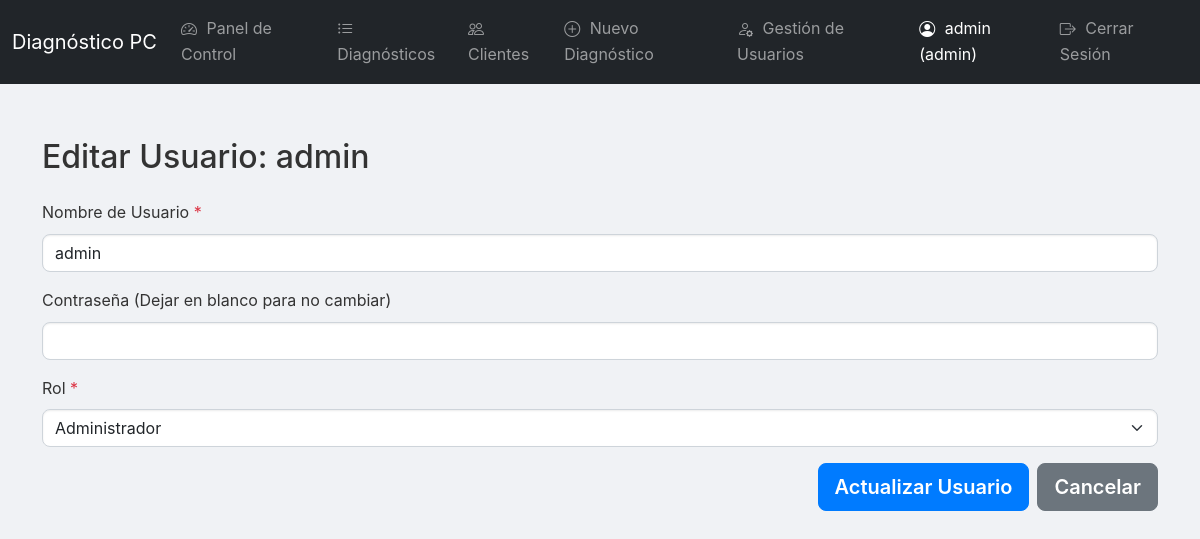
The page /user/edit/1 (signed in) on the database its author committed.
### tables this page shows
CREATE TABLE users (
            id INTEGER PRIMARY KEY AUTOINCREMENT,
            username TEXT UNIQUE NOT NULL,
            password_hash TEXT NOT NULL,
            role TEXT DEFAULT 'user' -- 'admin' o 'user'
        );

### app.py (the view, shortened to what this page needs)
@app.route('/user/edit/<int:user_id>', methods=['GET', 'POST'])
@login_required
@role_required('admin')
def edit_user(user_id):
    db = get_db()
    user = db.execute('SELECT id, username, role FROM users WHERE id = ?', (user_id,)).fetchone()
    if not user:
        db.close()
        flash('Usuario no encontrado para edición.', 'danger')
        return redirect(url_for('listar_usuarios'))
    form_data = dict(user)
    db.close()
    return render_template('form_usuario.html', user=user, form_data=form_data)

### app.py (called while the page is built)
@app.before_request
def load_logged_in_user():
    user_id = session.get('user_id')
    if user_id is None:
        g.user = None
    else:
        db = get_db()
        g.user = db.execute(
            'SELECT * FROM users WHERE id = ?', (user_id,)
        ).fetchone()
        db.close()

def login_required(view):
    @wraps(view)
    def wrapped_view(**kwargs):
        if g.user is None:
            flash('Debes iniciar sesión para acceder a esta página.', 'warning')
            return redirect(url_for('login'))
        return view(**kwargs)
    return wrapped_view

def role_required(required_role):
    def decorator(view):
        @wraps(view)
        def wrapped_view(**kwargs):
            if not g.user:
                flash('Debes iniciar sesión para acceder a esta página.', 'warning')
                return redirect(url_for('login'))
            user_role = g.user['role'].lower() if g.user['role'] else 'user'
            if user_role != required_role.lower():
                flash(f'No tienes permiso para acceder a esta funcionalidad. Solo los usuarios con rol "{required_role}" pueden hacerlo.', 'danger')
                return redirect(url_for('index'))
            return view(**kwargs)
        return wrapped_view
    return decorator

### database.py (called while the page is built)
def get_db():
    conn = sqlite3.connect(DATABASE)
    conn.row_factory = sqlite3.Row
    return conn

### templates/form_usuario.html (shortened to what this page needs)
{% extends 'base.html' %}
{% block content %}
<div class="d-flex justify-content-between align-items-center mb-3">
    <h2>{% if user %}Editar Usuario: {{ user.username }}{% else %}Añadir Nuevo Usuario{% endif %}</h2>
</div>
<form method="POST">
    <div class="mb-3">
        <label for="username" class="form-label">Nombre de Usuario <span class="text-danger">*</span></label>
        <input type="text" class="form-control" id="username" name="username" required
               value="{{ user.username if user else form_data.username if form_data else '' }}">
    </div>
    <div class="mb-3">
        <label for="password" class="form-label">Contraseña {% if not user %}<span class="text-danger">*</span>{% else %}(Dejar en blanco para no cambiar){% endif %}</label>
        <input type="password" class="form-control" id="password" name="password" {% if not user %}required{% endif %}>
    </div>
    <div class="mb-3">
        <label for="role" class="form-label">Rol <span class="text-danger">*</span></label>
        <select class="form-select" id="role" name="role" required>
            {% if g.user and g.user.role.lower() == 'admin' %}
            <option value="admin" {% if (user and user.role == 'admin') or (form_data.role == 'admin') %}selected{% endif %}>Administrador</option>
            {% endif %}
        </select>
    </div>
    <div class="d-grid gap-2 d-md-flex justify-content-md-end">
        <button type="submit" class="btn btn-primary btn-lg">
            {% if user %}Actualizar Usuario{% else %}Añadir Usuario{% endif %}
        </button>
        <a href="{{ url_for('listar_usuarios') }}" class="btn btn-secondary btn-lg">Cancelar</a>
    </div>
</form>
{% endblock %}

### templates/base.html (shortened to what this page needs)
<!DOCTYPE html>
<html lang="es">
<head>
    <link href="https://cdn.jsdelivr.net/npm/bootstrap@5.3.3/dist/css/bootstrap.min.css" rel="stylesheet">
    <link rel="stylesheet" href="https://cdn.jsdelivr.net/npm/bootstrap-icons@1.11.3/font/bootstrap-icons.min.css">
    <link rel="stylesheet" href="{{ url_for('static', filename='../css/style.css') }}">
</head>
<body>
    <nav class="navbar navbar-expand-lg navbar-dark bg-dark">
        <div class="container-fluid">
            <a class="navbar-brand" href="{{ url_for('index') }}">Diagnóstico PC</a>
            <div class="collapse navbar-collapse" id="navbarNav">
                <ul class="navbar-nav me-auto mb-2 mb-lg-0">
                    {% if g.user %}
                        <li class="nav-item">
                            <a class="nav-link" href="{{ url_for('dashboard') }}">
                                <i class="bi bi-speedometer2"></i> Panel de Control
                            </a>
                        </li>
                        <li class="nav-item">
                            <a class="nav-link" href="{{ url_for('listar_diagnosticos') }}">
                                <i class="bi bi-list-ul"></i> Diagnósticos
                            </a>
                        </li>
                        <li class="nav-item">
                            <a class="nav-link" href="{{ url_for('listar_clientes') }}">
                                <i class="bi bi-people"></i> Clientes
                            </a>
                        </li>
                        <li class="nav-item">
                            <a class="nav-link" href="{{ url_for('iniciar_diagnostico') }}">
                                <i class="bi bi-plus-circle"></i> Nuevo Diagnóstico
                            </a>
                        </li>
                        {% if g.user.role.lower() == 'admin' %}
                        <li class="nav-item">
                            <a class="nav-link" href="{{ url_for('listar_usuarios') }}">
                                <i class="bi bi-person-gear"></i> Gestión de Usuarios
                            </a>
                        </li>
                        {% endif %}
                    {% endif %}
                </ul>
                <ul class="navbar-nav">
                    {% if g.user %}
                        <li class="nav-item">
                            <span class="nav-link text-white">
                                <i class="bi bi-person-circle"></i> {{ g.user.username }} ({{ g.user.role }})
                            </span>
                        </li>
                        <li class="nav-item">
                            <a class="nav-link" href="{{ url_for('logout') }}">
                                <i class="bi bi-box-arrow-right"></i> Cerrar Sesión
                            </a>
                        </li>
                    {% else %}
                        <li class="nav-item">
                            <a class="nav-link" href="{{ url_for('login') }}">
                                <i class="bi bi-box-arrow-in-right"></i> Iniciar Sesión
                            </a>
                        </li>
                    {% endif %}
                </ul>
            </div>
        </div>
    </nav>
    <div class="container mt-4">
        {% block content %}{% endblock %}
    </div>
</body>
</html>

### static/css/style.css (style rules this page uses)
body { font-family: 'Inter', sans-serif; background-color: #f0f2f5; color: #333; line-height: 1.6; }
.container { padding-top: 30px; padding-bottom: 30px; }
.btn { border-radius: 0.5rem; font-weight: 600; transition: all 0.2s ease-in-out; }
.btn-primary { background-color: #007bff; border-color: #007bff; }
.btn-secondary { background-color: #6c757d; border-color: #6c757d; }
.form-control, .form-select { border-radius: 0.5rem; border: 1px solid #ced4da; box-shadow: inset 0 1px 2px rgba(0, 0, 0, 0.075); }
.bi { vertical-align: middle; margin-right: 5px; }

### rows shown on the page
users: user.username "admin", user.role "admin", username "admin", role "Administrador"
